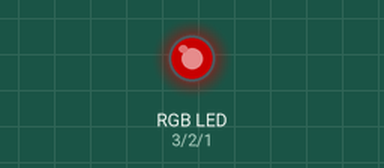
The sketch below on a simulated Arduino Uno, built with avr-gcc and run on an emulated ATmega328P. Parts: an RGB LED mixed from three pins (HIGH = lit). Dim RGB values are drawn brighter than linear.

Above: at 0.1 s.
Timing chart, 0 to 1.6 s (numbered marks = the images above):
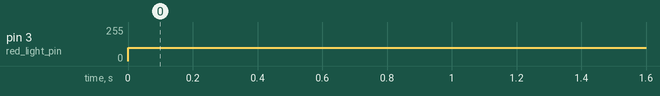

The sketch:

RGBLED.ino
```cpp
int red_light_pin= 3;
int green_light_pin = 2;
int blue_light_pin = 1;
void setup() {
  pinMode(red_light_pin, OUTPUT);
  pinMode(green_light_pin, OUTPUT);
  pinMode(blue_light_pin, OUTPUT);
}
void loop() {
//  RGB_color(255, 0, 0); // Red
//  delay(1000);
//  RGB_color(0, 255, 0); // Green
//  delay(1000);
//  RGB_color(0, 0, 255); // Blue
//  delay(1000);
//  RGB_color(255, 255, 125); // Raspberry
//  delay(1000);
//  RGB_color(0, 255, 255); // Cyan
//  delay(1000);
//  RGB_color(255, 0, 255); // Magenta
//  delay(1000);
//  RGB_color(255, 255, 0); // Yellow
//  delay(1000);
//  RGB_color(255, 255, 255); // White
//  delay(1000);
//    RGB_color(106, 13, 173); // purple
//  delay(1000);
    RGB_color(100, 21, 100); // black
  delay(1000);
}
void RGB_color(int red_light_value, int green_light_value, int blue_light_value)
 {
  analogWrite(red_light_pin, red_light_value);
  analogWrite(green_light_pin, green_light_value);
  analogWrite(blue_light_pin, blue_light_value);
}
```

Measured:
- by itself, pin 3 (red_light_pin): 0/255 → 100/255 at 0.00 s
